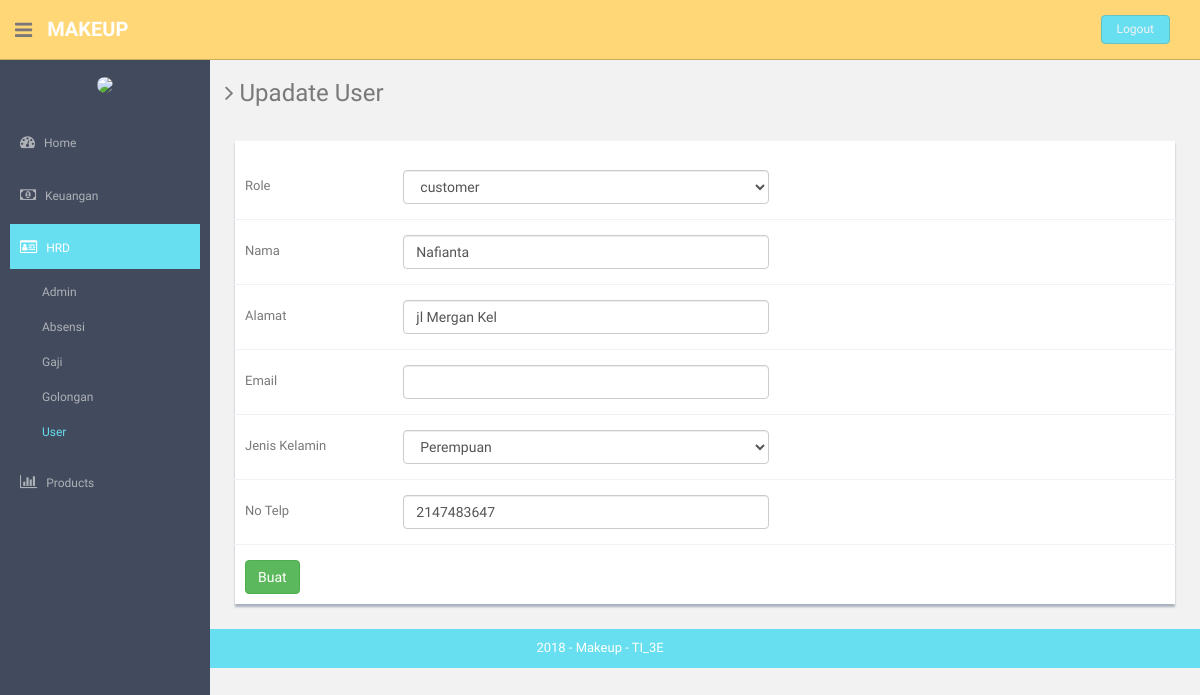
Page /index.php/user/update/1 on the committed database.
### tables this page shows
CREATE TABLE `user` (
  `id` int(10) NOT NULL,
  `id_role` int(11) NOT NULL,
  `nama` varchar(255) NOT NULL,
  `alamat` varchar(255) NOT NULL,
  `email` varchar(255) NOT NULL,
  `jenis_kelamin` varchar(255) NOT NULL,
  `no_telp` int(13) NOT NULL,
  `username` varchar(10) NOT NULL,
  `password` varchar(32) NOT NULL
);

### application/controllers/User.php (called while the page is built, shortened)
<?php
class User extends CI_Controller {
        public function __construct()
        {
                $this->load->helper('url','form');
                $this->load->library('form_validation');
                $this->load->model('user_model');
                $this->load->model('role_model');
                $this->load->helper('html');
                $this->load->library('image_lib');
                $this->load->model('kategori_model');
                $this->load->model('produk_model');
                $this->load->model('pemesanan_model');
        }
        public function update($id){
               $this->form_validation->set_rules('id_role','Id Role','trim|required');
                $this->form_validation->set_rules('nama','Nama','trim|required');
                $this->form_validation->set_rules('alamat','alamat','trim|required');
                $this->form_validation->set_rules('email','email','trim|required');
                $this->form_validation->set_rules('jenis_kelamin','jenis_kelamin','trim|required');
                $this->form_validation->set_rules('no_telp','no_telp','trim|required');
                if($this->form_validation->run()==FALSE){
                    $object['role']=$this->role_model->getDataRole();
                    $object['user']=$this->user_model->getUser($id);
                    $cek['kategori'] = $this->kategori_model->getDataKategori();
                     $cek['produk'] = $this->produk_model->getDataProduk();
                     if ($this->session->userdata('userSession')!=null)
                    {
                        $cek['dataPesanan']=$this->pemesanan_model->getStatusPemesanan($this->session->userdata('userSession')['id']);
                    }
                    else
                    {
                        $cek['dataPesanan']=0;
                    }
                     $cek['status'] = array(
                        'home'=>'',
                        'hrd'=>'active',
                        'keuangan'=>'',
                        'produk'=>'',
                        'pembelian'=>'',
                        'pemasukan'=>'',
                        'pengeluaran'=>'',
                        'utang'=>'',
                        'cash_flow'=>'',
                        'neraca'=>'',
                        'admin'=>'',
                        'gaji'=>'',
                        'golongan'=>'',
                        'absensi'=>'',
                        'user'=>'active',
                        'barang'=>'',
                        'supplier'=>'',
                        'kategori'=>'',
                        );
                        if ($this->session->userdata('userSession')['role']==2) {
                                 $this->load->view('component/header_main',$cek);
                             }
                        else{
                            $this->load->view('component/header',$cek);
                        }
                        $this->load->view('edit_user',$object);
                        $this->load->view('component/footer');
                    }
                }
}

### index.php (called while the page is built, shortened)
<?php
require_once BASEPATH.'core/CodeIgniter.php';

### application/models/Role_model.php (called while the page is built, shortened)
<?php
class Role_model extends CI_Model {
	public function getDataRole()
	{
		$query = $this->db->query("SELECT id_role,nama_role from role");
		return $query->result();
	}
}

### application/models/User_model.php (called while the page is built, shortened)
<?php
class User_model extends CI_Model {
	public function getUser($id)
	{
		$this->db->where('id',$id);
		$query = $this->db->get('user');
		return $query->result();
	}
}

### application/views/edit_user.php (the view, shortened to what this page needs)
  <section id="main-content">
      <section class="wrapper">
        <h3><i class="fa fa-angle-right"></i> Upadate User</h3>
        <div class="row mt">
          <div class="col-lg-12">
              <div class="form-panel">
                  <br>
                   <?php
                    $attr = array('class' => 'form-horizontal style-form');
                   echo form_open_multipart('user/update/'.$this->uri->segment(3),$attr);?>
                      <div class="form-group">
                          <label class="col-sm-2 col-sm-2 control-label">Role</label>
                          <div class="col-sm-5">
                            <?php if ($this->session->userdata('userSession')['role']==2){ ?>
                              <input type="hidden" name="id_role" class="form-control" value="<?php echo $user[0]->id_role ?>" ><?php } else { ?>
                              <select class="form-control" name="id_role">
                              <?php foreach ($role as $key) {?>
                                <?php if ($key->id_role==$user[0]->id_role) {?>
                                <option selected value="<?php echo $key->id_role; ?>"><?php echo $key->nama_role; ?></option>
                                <?php } ?>
                              <?php } ?>
                              </select>
                              <?php } ?>
                          </div>
                      </div>
                     <div class="form-group">
                          <label class="col-sm-2 col-sm-2 control-label">Nama</label>
                          <div class="col-sm-5">
                              <input type="text" name="nama" class="form-control" value="<?php echo $user[0]->nama ?>">
                          </div>
                      </div>
                      <div class="form-group">
                          <label class="col-sm-2 col-sm-2 control-label">Alamat</label>
                          <div class="col-sm-5">
                              <input type="text" name="alamat" class="form-control" value="<?php echo $user[0]->alamat ?>">
                          </div>
                      </div>
                      <div class="form-group">
                          <label class="col-sm-2 col-sm-2 control-label">Email</label>
                          <div class="col-sm-5">
                              <input type="email" name="email" class="form-control" value="<?php echo $user[0]->email ?>">
                          </div>
                      </div>
                      <div class="form-group">
                          <label class="col-sm-2 col-sm-2 control-label">Jenis Kelamin</label>
                          <div class="col-sm-5">
                              <select class="form-control" name="jenis_kelamin">
                                <option value="Perempuan">Perempuan</option>
                              </select>
                          </div>
                      </div>
                      <div class="form-group">
                          <label class="col-sm-2 col-sm-2 control-label">No Telp</label>
                          <div class="col-sm-5">
                              <input type="number" name="no_telp" class="form-control" value="<?php echo $user[0]->no_telp ?>">
                          </div>
                      </div>
                       <input type="submit" class="btn btn-success" value="Buat" name="" id="">
              </div>
          </div>
        </div>
</section><! --/wrapper -->
  </section>

### assets/css/style.css (style rules this page uses)
body { color: #797979; background: #f2f2f2; font-family: 'Ruda', sans-serif; padding: 0px !important; margin: 0px !important; font-size:13px; }
.mt { margin-top: 25px; }
#main-content { margin-left: 210px; }
.wrapper { display: inline-block; margin-top: 60px; padding-left: 15px; padding-right: 15px; padding-bottom: 15px; padding-top: 0px; width: 100%; }
.form-panel { background: #ffffff; margin: 10px; padding: 10px; box-shadow: 0px 3px 2px #aab2bd; text-align: left; }
label { font-weight: 400; }
.form-horizontal.style-form .form-group { border-bottom: 1px solid #eff2f7; padding-bottom: 15px; margin-bottom: 15px; }
@media (min-width: 768px) { .form-horizontal .control-label { text-align: left; } }

### rows in the picture
user: nama "Nafianta", alamat "jl Mergan Kel", no_telp "2147483647"

### other values in the picture
form field id_role "customer"
